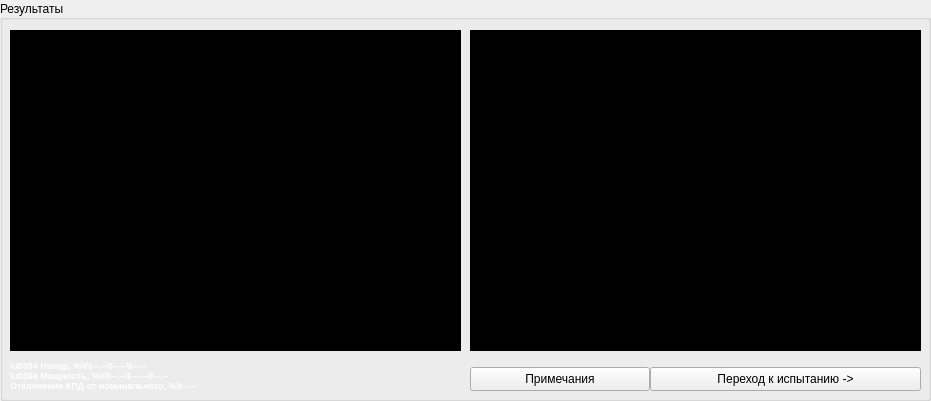
     <widget class="QGroupBox" name="groupChart">
      <property name="geometry">
       <rect>
        <x>400</x>
        <y>350</y>
        <width>931</width>
        <height>401</height>
       </rect>
      </property>
      <property name="title">
       <string>Результаты</string>
      </property>
      <property name="alignment">
       <set>Qt::AlignLeading|Qt::AlignLeft|Qt::AlignVCenter</set>
      </property>
      <widget class="QPushButton" name="btnGoTest">
       <property name="geometry">
        <rect>
         <x>650</x>
         <y>367</y>
         <width>271</width>
         <height>24</height>
        </rect>
       </property>
       <property name="text">
        <string>Переход к испытанию -&gt;</string>
       </property>
      </widget>
      <widget class="QLabel" name="lblTestResult">
       <property name="geometry">
        <rect>
         <x>10</x>
         <y>360</y>
         <width>361</width>
         <height>31</height>
        </rect>
       </property>
       <property name="palette">
        <palette>
         <active>
          <colorrole role="WindowText">
           <brush brushstyle="SolidPattern">
            <color alpha="255">
             <red>255</red>
             <green>255</green>
             <blue>255</blue>
            </color>
           </brush>
          </colorrole>
          <colorrole role="Button">
           <brush brushstyle="SolidPattern">
            <color alpha="255">
             <red>85</red>
             <green>85</green>
             <blue>127</blue>
            </color>
           </brush>
          </colorrole>
          <colorrole role="Light">
           <brush brushstyle="SolidPattern">
            <color alpha="255">
             <red>127</red>
             <green>127</green>
             <blue>190</blue>
            </color>
           </brush>
          </colorrole>
          <colorrole role="Midlight">
           <brush brushstyle="SolidPattern">
            <color alpha="255">
             <red>106</red>
             <green>106</green>
             <blue>158</blue>
            </color>
           </brush>
          </colorrole>
          <colorrole role="Dark">
           <brush brushstyle="SolidPattern">
            <color alpha="255">
             <red>42</red>
             <green>42</green>
             <blue>63</blue>
            </color>
           </brush>
          </colorrole>
          <colorrole role="Mid">
           <brush brushstyle="SolidPattern">
            <color alpha="255">
             <red>57</red>
             <green>57</green>
             <blue>85</blue>
            </color>
           </brush>
          </colorrole>
          <colorrole role="Text">
           <brush brushstyle="SolidPattern">
            <color alpha="255">
             <red>255</red>
             <green>255</green>
             <blue>255</blue>
            </color>
           </brush>
          </colorrole>
          <colorrole role="BrightText">
           <brush brushstyle="SolidPattern">
            <color alpha="255">
             <red>255</red>
             <green>255</green>
             <blue>255</blue>
            </color>
           </brush>
          </colorrole>
          <colorrole role="ButtonText">
           <brush brushstyle="SolidPattern">
            <color alpha="255">
             <red>255</red>
             <green>255</green>
             <blue>255</blue>
            </color>
           </brush>
          </colorrole>
          <colorrole role="Base">
           <brush brushstyle="SolidPattern">
            <color alpha="255">
             <red>0</red>
             <green>0</green>
             <blue>0</blue>
            </color>
           </brush>
          </colorrole>
          <colorrole role="Window">
           <brush brushstyle="SolidPattern">
            <color alpha="255">
             <red>85</red>
             <green>85</green>
             <blue>127</blue>
            </color>
           </brush>
          </colorrole>
          <colorrole role="Shadow">
           <brush brushstyle="SolidPattern">
            <color alpha="255">
             <red>0</red>
             <green>0</green>
             <blue>0</blue>
            </color>
           </brush>
          </colorrole>
          <colorrole role="AlternateBase">
           <brush brushstyle="SolidPattern">
            <color alpha="255">
             <red>42</red>
             <green>42</green>
             <blue>63</blue>
            </color>
           </brush>
          </colorrole>
          <colorrole role="ToolTipBase">
           <brush brushstyle="SolidPattern">
            <color alpha="255">
             <red>255</red>
             <green>255</green>
             <blue>220</blue>
            </color>
           </brush>
          </colorrole>
          <colorrole role="ToolTipText">
           <brush brushstyle="SolidPattern">
            <color alpha="255">
             <red>0</red>
             <green>0</green>
             <blue>0</blue>
            </color>
           </brush>
          </colorrole>
         </active>
         <inactive>
          <colorrole role="WindowText">
           <brush brushstyle="SolidPattern">
            <color alpha="255">
             <red>255</red>
             <green>255</green>
             <blue>255</blue>
            </color>
           </brush>
          </colorrole>
          <colorrole role="Button">
           <brush brushstyle="SolidPattern">
            <color alpha="255">
             <red>85</red>
             <green>85</green>
             <blue>127</blue>
            </color>
           </brush>
          </colorrole>
          <colorrole role="Light">
           <brush brushstyle="SolidPattern">
            <color alpha="255">
             <red>127</red>
             <green>127</green>
             <blue>190</blue>
            </color>
           </brush>
          </colorrole>
          <colorrole role="Midlight">
           <brush brushstyle="SolidPattern">
            <color alpha="255">
             <red>106</red>
             <green>106</green>
             <blue>158</blue>
            </color>
           </brush>
          </colorrole>
          <colorrole role="Dark">
           <brush brushstyle="SolidPattern">
            <color alpha="255">
             <red>42</red>
             <green>42</green>
             <blue>63</blue>
            </color>
           </brush>
          </colorrole>
          <colorrole role="Mid">
           <brush brushstyle="SolidPattern">
            <color alpha="255">
             <red>57</red>
             <green>57</green>
             <blue>85</blue>
            </color>
           </brush>
          </colorrole>
          <colorrole role="Text">
           <brush brushstyle="SolidPattern">
            <color alpha="255">
             <red>255</red>
             <green>255</green>
             <blue>255</blue>
            </color>
           </brush>
          </colorrole>
          <colorrole role="BrightText">
           <brush brushstyle="SolidPattern">
            <color alpha="255">
             <red>255</red>
             <green>255</green>
             <blue>255</blue>
            </color>
           </brush>
          </colorrole>
          <colorrole role="ButtonText">
           <brush brushstyle="SolidPattern">
            <color alpha="255">
             <red>255</red>
             <green>255</green>
             <blue>255</blue>
            </color>
           </brush>
          </colorrole>
          <colorrole role="Base">
           <brush brushstyle="SolidPattern">
            <color alpha="255">
             <red>0</red>
             <green>0</green>
             <blue>0</blue>
            </color>
           </brush>
          </colorrole>
          <colorrole role="Window">
           <brush brushstyle="SolidPattern">
            <color alpha="255">
             <red>85</red>
             <green>85</green>
             <blue>127</blue>
            </color>
           </brush>
          </colorrole>
          <colorrole role="Shadow">
           <brush brushstyle="SolidPattern">
            <color alpha="255">
             <red>0</red>
             <green>0</green>
             <blue>0</blue>
            </color>
           </brush>
          </colorrole>
          <colorrole role="AlternateBase">
           <brush brushstyle="SolidPattern">
            <color alpha="255">
             <red>42</red>
             <green>42</green>
             <blue>63</blue>
            </color>
           </brush>
          </colorrole>
          <colorrole role="ToolTipBase">
           <brush brushstyle="SolidPattern">
            <color alpha="255">
             <red>255</red>
             <green>255</green>
             <blue>220</blue>
            </color>
           </brush>
          </colorrole>
          <colorrole role="ToolTipText">
           <brush brushstyle="SolidPattern">
            <color alpha="255">
             <red>0</red>
             <green>0</green>
             <blue>0</blue>
            </color>
           </brush>
          </colorrole>
         </inactive>
         <disabled>
          <colorrole role="WindowText">
           <brush brushstyle="SolidPattern">
            <color alpha="255">
             <red>42</red>
             <green>42</green>
             <blue>63</blue>
            </color>
           </brush>
          </colorrole>
          <colorrole role="Button">
           <brush brushstyle="SolidPattern">
            <color alpha="255">
             <red>85</red>
             <green>85</green>
             <blue>127</blue>
            </color>
           </brush>
          </colorrole>
          <colorrole role="Light">
           <brush brushstyle="SolidPattern">
            <color alpha="255">
             <red>127</red>
             <green>127</green>
             <blue>190</blue>
            </color>
           </brush>
          </colorrole>
          <colorrole role="Midlight">
           <brush brushstyle="SolidPattern">
            <color alpha="255">
             <red>106</red>
             <green>106</green>
             <blue>158</blue>
            </color>
           </brush>
          </colorrole>
          <colorrole role="Dark">
           <brush brushstyle="SolidPattern">
            <color alpha="255">
             <red>42</red>
             <green>42</green>
             <blue>63</blue>
            </color>
           </brush>
          </colorrole>
          <colorrole role="Mid">
           <brush brushstyle="SolidPattern">
            <color alpha="255">
             <red>57</red>
             <green>57</green>
             <blue>85</blue>
            </color>
           </brush>
          </colorrole>
          <colorrole role="Text">
           <brush brushstyle="SolidPattern">
            <color alpha="255">
             <red>42</red>
             <green>42</green>
             <blue>63</blue>
            </color>
           </brush>
          </colorrole>
          <colorrole role="BrightText">
           <brush brushstyle="SolidPattern">
            <color alpha="255">
             <red>255</red>
             <green>255</green>
             <blue>255</blue>
            </color>
           </brush>
          </colorrole>
          <colorrole role="ButtonText">
           <brush brushstyle="SolidPattern">
            <color alpha="255">
             <red>42</red>
             <green>42</green>
             <blue>63</blue>
            </color>
           </brush>
          </colorrole>
          <colorrole role="Base">
           <brush brushstyle="SolidPattern">
            <color alpha="255">
             <red>85</red>
             <green>85</green>
             <blue>127</blue>
            </color>
           </brush>
          </colorrole>
          <colorrole role="Window">
           <brush brushstyle="SolidPattern">
            <color alpha="255">
             <red>85</red>
             <green>85</green>
             <blue>127</blue>
            </color>
           </brush>
          </colorrole>
          <colorrole role="Shadow">
           <brush brushstyle="SolidPattern">
            <color alpha="255">
             <red>0</red>
             <green>0</green>
             <blue>0</blue>
            </color>
           </brush>
          </colorrole>
          <colorrole role="AlternateBase">
           <brush brushstyle="SolidPattern">
            <color alpha="255">
             <red>85</red>
             <green>85</green>
             <blue>127</blue>
            </color>
           </brush>
          </colorrole>
          <colorrole role="ToolTipBase">
           <brush brushstyle="SolidPattern">
            <color alpha="255">
             <red>255</red>
             <green>255</green>
             <blue>220</blue>
            </color>
           </brush>
          </colorrole>
          <colorrole role="ToolTipText">
           <brush brushstyle="SolidPattern">
            <color alpha="255">
             <red>0</red>
             <green>0</green>
             <blue>0</blue>
            </color>
           </brush>
          </colorrole>
         </disabled>
        </palette>
       </property>
       <property name="font">
        <font>
         <pointsize>7</pointsize>
         <weight>75</weight>
         <bold>true</bold>
        </font>
       </property>
       <property name="inputMethodHints">
        <set>Qt::ImhMultiLine</set>
       </property>
       <property name="text">
        <string>\u0394 Напор, %\t\t--.--\t--.--\t--.--
\u0394 Мощность, %\t\t--.--\t---.--\t--.--
Отклонение КПД от номинального, %\t--.--</string>
       </property>
       <property name="textFormat">
        <enum>Qt::PlainText</enum>
       </property>
       <property name="alignment">
        <set>Qt::AlignLeading|Qt::AlignLeft|Qt::AlignTop</set>
       </property>
      </widget>
      <widget class="QFrame" name="frameGraphInfo">
       <property name="geometry">
        <rect>
         <x>10</x>
         <y>30</y>
         <width>451</width>
         <height>321</height>
        </rect>
       </property>
       <property name="styleSheet">
        <string notr="true">QFrame { background-color: black; }</string>
       </property>
       <property name="frameShape">
        <enum>QFrame::StyledPanel</enum>
       </property>
       <property name="frameShadow">
        <enum>QFrame::Raised</enum>
       </property>
      </widget>
      <widget class="QPushButton" name="btnComments">
       <property name="geometry">
        <rect>
         <x>470</x>
         <y>367</y>
         <width>180</width>
         <height>24</height>
        </rect>
       </property>
       <property name="sizePolicy">
        <sizepolicy hsizetype="Maximum" vsizetype="Fixed">
         <horstretch>0</horstretch>
         <verstretch>0</verstretch>
        </sizepolicy>
       </property>
       <property name="minimumSize">
        <size>
         <width>180</width>
         <height>24</height>
        </size>
       </property>
       <property name="maximumSize">
        <size>
         <width>180</width>
         <height>24</height>
        </size>
       </property>
       <property name="text">
        <string>Примечания</string>
       </property>
      </widget>
      <widget class="QFrame" name="frameGraphInfo_2">
       <property name="geometry">
        <rect>
         <x>470</x>
         <y>30</y>
         <width>451</width>
         <height>321</height>
        </rect>
       </property>
       <property name="styleSheet">
        <string notr="true">QFrame { background-color: black; }</string>
       </property>
       <property name="frameShape">
        <enum>QFrame::StyledPanel</enum>
       </property>
       <property name="frameShadow">
        <enum>QFrame::Raised</enum>
       </property>
      </widget>
     </widget>
